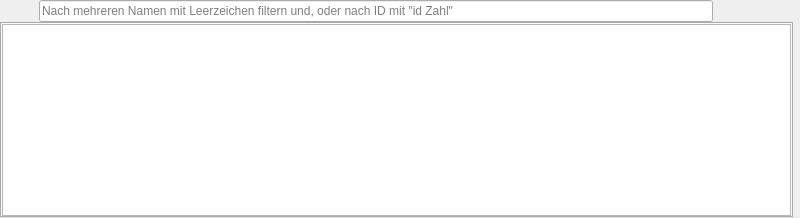
      <widget class="QWidget" name="widgetPresets" native="true">
       <property name="sizePolicy">
        <sizepolicy hsizetype="MinimumExpanding" vsizetype="MinimumExpanding">
         <horstretch>120</horstretch>
         <verstretch>0</verstretch>
        </sizepolicy>
       </property>
       <property name="minimumSize">
        <size>
         <width>800</width>
         <height>0</height>
        </size>
       </property>
       <layout class="QHBoxLayout" name="horizontalLayout">
        <property name="spacing">
         <number>0</number>
        </property>
        <property name="leftMargin">
         <number>0</number>
        </property>
        <property name="topMargin">
         <number>0</number>
        </property>
        <property name="rightMargin">
         <number>0</number>
        </property>
        <property name="bottomMargin">
         <number>0</number>
        </property>
        <item>
         <layout class="QVBoxLayout" name="verticalLayout_Src">
          <property name="spacing">
           <number>0</number>
          </property>
          <property name="leftMargin">
           <number>0</number>
          </property>
          <property name="topMargin">
           <number>0</number>
          </property>
          <property name="rightMargin">
           <number>0</number>
          </property>
          <property name="bottomMargin">
           <number>0</number>
          </property>
          <item>
           <layout class="QHBoxLayout" name="horizontalLayout_Src">
            <property name="spacing">
             <number>9</number>
            </property>
            <property name="bottomMargin">
             <number>0</number>
            </property>
            <item>
             <widget class="QPushButton" name="pushButton_Src_sort">
              <property name="maximumSize">
               <size>
                <width>30</width>
                <height>40</height>
               </size>
              </property>
              <property name="focusPolicy">
               <enum>Qt::ClickFocus</enum>
              </property>
              <property name="statusTip">
               <string>Sortiert gesamte Tabelle von zum Beispiel 1, 3, 8 zu 1,2,3</string>
              </property>
              <property name="icon">
               <iconset resource="res/gui_resource.qrc">
                <normaloff>:/main/sort.png</normaloff>:/main/sort.png</iconset>
              </property>
              <property name="iconSize">
               <size>
                <width>30</width>
                <height>30</height>
               </size>
              </property>
              <property name="checkable">
               <bool>false</bool>
              </property>
              <property name="flat">
               <bool>true</bool>
              </property>
             </widget>
            </item>
            <item>
             <widget class="QLineEdit" name="lineEdit_Src_filter">
              <property name="focusPolicy">
               <enum>Qt::ClickFocus</enum>
              </property>
              <property name="statusTip">
               <string>Filter Benutzer Presets nach Namen.</string>
              </property>
              <property name="layoutDirection">
               <enum>Qt::LeftToRight</enum>
              </property>
              <property name="placeholderText">
               <string>Nach mehreren Namen mit Leerzeichen filtern und, oder nach ID mit &quot;id Zahl&quot;</string>
              </property>
              <property name="cursorMoveStyle">
               <enum>Qt::VisualMoveStyle</enum>
              </property>
             </widget>
            </item>
            <item>
             <widget class="QPushButton" name="pushButton_Dest_show">
              <property name="maximumSize">
               <size>
                <width>40</width>
                <height>40</height>
               </size>
              </property>
              <property name="font">
               <font>
                <pointsize>6</pointsize>
               </font>
              </property>
              <property name="focusPolicy">
               <enum>Qt::ClickFocus</enum>
              </property>
              <property name="statusTip">
               <string>Schaltet Sichtbarkeit der Preset Vorgaben an/aus. Ctrl+H</string>
              </property>
              <property name="icon">
               <iconset resource="res/gui_resource.qrc">
                <normaloff>:/main/eye.png</normaloff>
                <normalon>:/main/eye-disabled.png</normalon>:/main/eye.png</iconset>
              </property>
              <property name="iconSize">
               <size>
                <width>30</width>
                <height>30</height>
               </size>
              </property>
              <property name="shortcut">
               <string>Ctrl+H</string>
              </property>
              <property name="checkable">
               <bool>true</bool>
              </property>
              <property name="flat">
               <bool>true</bool>
              </property>
             </widget>
            </item>
            <item>
             <widget class="QPushButton" name="pushButton_Src_clear">
              <property name="maximumSize">
               <size>
                <width>40</width>
                <height>40</height>
               </size>
              </property>
              <property name="font">
               <font>
                <pointsize>6</pointsize>
               </font>
              </property>
              <property name="focusPolicy">
               <enum>Qt::ClickFocus</enum>
              </property>
              <property name="statusTip">
               <string>Doppelklick leert die Preset Vorgaben.</string>
              </property>
              <property name="icon">
               <iconset resource="res/gui_resource.qrc">
                <normaloff>:/main/delete_list.png</normaloff>:/main/delete_list.png</iconset>
              </property>
              <property name="iconSize">
               <size>
                <width>30</width>
                <height>30</height>
               </size>
              </property>
              <property name="flat">
               <bool>true</bool>
              </property>
             </widget>
            </item>
           </layout>
          </item>
          <item>
           <widget class="QTabWidget" name="srcTabWidget">
            <property name="tabsClosable">
             <bool>true</bool>
            </property>
            <property name="movable">
             <bool>true</bool>
            </property>
            <property name="tabBarAutoHide">
             <bool>true</bool>
            </property>
            <widget class="QWidget" name="srcTabWidgetPage">
             <attribute name="title">
              <string>Tab 1</string>
             </attribute>
             <layout class="QVBoxLayout" name="tabLayout">
              <property name="spacing">
               <number>0</number>
              </property>
              <property name="leftMargin">
               <number>0</number>
              </property>
              <property name="topMargin">
               <number>0</number>
              </property>
              <property name="rightMargin">
               <number>0</number>
              </property>
              <property name="bottomMargin">
               <number>0</number>
              </property>
              <item>
               <widget class="QTreeView" name="presetTree"/>
              </item>
             </layout>
            </widget>
           </widget>
          </item>
         </layout>
        </item>
        <item>
         <widget class="QLabel" name="splitterLabelPresets">
          <property name="enabled">
           <bool>false</bool>
          </property>
          <property name="maximumSize">
           <size>
            <width>10</width>
            <height>16777215</height>
           </size>
          </property>
          <property name="text">
           <string/>
          </property>
          <property name="pixmap">
           <pixmap resource="res/gui_resource.qrc">:/main/expand.png</pixmap>
          </property>
          <property name="scaledContents">
           <bool>false</bool>
          </property>
         </widget>
        </item>
       </layout>
      </widget>
